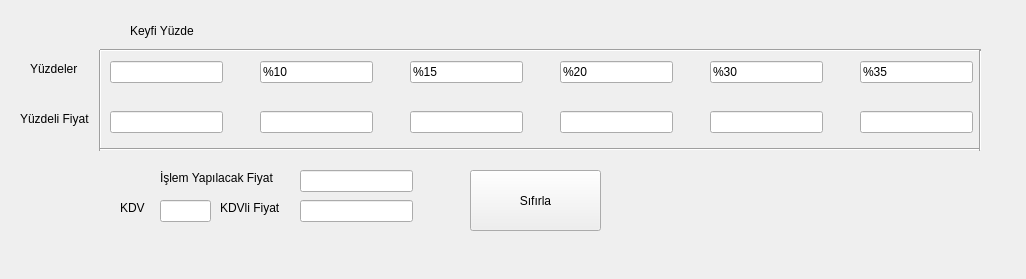
<?xml version="1.0" encoding="UTF-8"?>
<ui version="4.0">
 <class>Form</class>
 <widget class="QWidget" name="Form">
  <property name="geometry">
   <rect>
    <x>0</x>
    <y>0</y>
    <width>1026</width>
    <height>279</height>
   </rect>
  </property>
  <property name="windowTitle">
   <string>Form</string>
  </property>
  <widget class="QLineEdit" name="lineEdit">
   <property name="geometry">
    <rect>
     <x>110</x>
     <y>61</y>
     <width>113</width>
     <height>22</height>
    </rect>
   </property>
   <property name="text">
    <string/>
   </property>
  </widget>
  <widget class="QLineEdit" name="lineEdit_2">
   <property name="geometry">
    <rect>
     <x>260</x>
     <y>61</y>
     <width>113</width>
     <height>22</height>
    </rect>
   </property>
   <property name="text">
    <string>%10</string>
   </property>
  </widget>
  <widget class="QLineEdit" name="lineEdit_3">
   <property name="geometry">
    <rect>
     <x>560</x>
     <y>61</y>
     <width>113</width>
     <height>22</height>
    </rect>
   </property>
   <property name="text">
    <string>%20</string>
   </property>
  </widget>
  <widget class="QLineEdit" name="lineEdit_4">
   <property name="geometry">
    <rect>
     <x>410</x>
     <y>61</y>
     <width>113</width>
     <height>22</height>
    </rect>
   </property>
   <property name="text">
    <string>%15</string>
   </property>
  </widget>
  <widget class="QLineEdit" name="lineEdit_5">
   <property name="geometry">
    <rect>
     <x>110</x>
     <y>111</y>
     <width>113</width>
     <height>22</height>
    </rect>
   </property>
  </widget>
  <widget class="QLineEdit" name="lineEdit_6">
   <property name="geometry">
    <rect>
     <x>260</x>
     <y>111</y>
     <width>113</width>
     <height>22</height>
    </rect>
   </property>
  </widget>
  <widget class="QLineEdit" name="lineEdit_7">
   <property name="geometry">
    <rect>
     <x>560</x>
     <y>111</y>
     <width>113</width>
     <height>22</height>
    </rect>
   </property>
  </widget>
  <widget class="QLineEdit" name="lineEdit_8">
   <property name="geometry">
    <rect>
     <x>410</x>
     <y>111</y>
     <width>113</width>
     <height>22</height>
    </rect>
   </property>
  </widget>
  <widget class="QLineEdit" name="lineEdit_9">
   <property name="geometry">
    <rect>
     <x>860</x>
     <y>61</y>
     <width>113</width>
     <height>22</height>
    </rect>
   </property>
   <property name="text">
    <string>%35</string>
   </property>
  </widget>
  <widget class="QLineEdit" name="lineEdit_10">
   <property name="geometry">
    <rect>
     <x>710</x>
     <y>61</y>
     <width>113</width>
     <height>22</height>
    </rect>
   </property>
   <property name="text">
    <string>%30</string>
   </property>
  </widget>
  <widget class="QLineEdit" name="lineEdit_11">
   <property name="geometry">
    <rect>
     <x>860</x>
     <y>111</y>
     <width>113</width>
     <height>22</height>
    </rect>
   </property>
  </widget>
  <widget class="QLineEdit" name="lineEdit_12">
   <property name="geometry">
    <rect>
     <x>710</x>
     <y>111</y>
     <width>113</width>
     <height>22</height>
    </rect>
   </property>
  </widget>
  <widget class="QPushButton" name="pushButton">
   <property name="geometry">
    <rect>
     <x>470</x>
     <y>170</y>
     <width>131</width>
     <height>61</height>
    </rect>
   </property>
   <property name="text">
    <string>Sıfırla</string>
   </property>
  </widget>
  <widget class="QLabel" name="label">
   <property name="geometry">
    <rect>
     <x>130</x>
     <y>21</y>
     <width>91</width>
     <height>20</height>
    </rect>
   </property>
   <property name="text">
    <string>Keyfi Yüzde</string>
   </property>
  </widget>
  <widget class="QLabel" name="label_2">
   <property name="geometry">
    <rect>
     <x>30</x>
     <y>61</y>
     <width>55</width>
     <height>16</height>
    </rect>
   </property>
   <property name="text">
    <string>Yüzdeler</string>
   </property>
  </widget>
  <widget class="QLabel" name="label_3">
   <property name="geometry">
    <rect>
     <x>20</x>
     <y>111</y>
     <width>81</width>
     <height>16</height>
    </rect>
   </property>
   <property name="text">
    <string>Yüzdeli Fiyat</string>
   </property>
  </widget>
  <widget class="Line" name="line">
   <property name="geometry">
    <rect>
     <x>90</x>
     <y>50</y>
     <width>20</width>
     <height>101</height>
    </rect>
   </property>
   <property name="orientation">
    <enum>Qt::Vertical</enum>
   </property>
  </widget>
  <widget class="Line" name="line_2">
   <property name="geometry">
    <rect>
     <x>100</x>
     <y>42</y>
     <width>881</width>
     <height>16</height>
    </rect>
   </property>
   <property name="orientation">
    <enum>Qt::Horizontal</enum>
   </property>
  </widget>
  <widget class="Line" name="line_3">
   <property name="geometry">
    <rect>
     <x>100</x>
     <y>141</y>
     <width>881</width>
     <height>16</height>
    </rect>
   </property>
   <property name="orientation">
    <enum>Qt::Horizontal</enum>
   </property>
  </widget>
  <widget class="Line" name="line_4">
   <property name="geometry">
    <rect>
     <x>970</x>
     <y>50</y>
     <width>20</width>
     <height>101</height>
    </rect>
   </property>
   <property name="orientation">
    <enum>Qt::Vertical</enum>
   </property>
  </widget>
  <widget class="QLineEdit" name="lineEdit_13">
   <property name="geometry">
    <rect>
     <x>300</x>
     <y>170</y>
     <width>113</width>
     <height>22</height>
    </rect>
   </property>
   <property name="text">
    <string/>
   </property>
  </widget>
  <widget class="QLabel" name="label_4">
   <property name="geometry">
    <rect>
     <x>160</x>
     <y>170</y>
     <width>131</width>
     <height>16</height>
    </rect>
   </property>
   <property name="text">
    <string>İşlem Yapılacak Fiyat</string>
   </property>
  </widget>
  <widget class="QLabel" name="label_5">
   <property name="geometry">
    <rect>
     <x>220</x>
     <y>200</y>
     <width>71</width>
     <height>16</height>
    </rect>
   </property>
   <property name="text">
    <string>KDVli Fiyat</string>
   </property>
  </widget>
  <widget class="QLineEdit" name="lineEdit_14">
   <property name="geometry">
    <rect>
     <x>300</x>
     <y>200</y>
     <width>113</width>
     <height>22</height>
    </rect>
   </property>
   <property name="text">
    <string/>
   </property>
  </widget>
  <widget class="QLineEdit" name="lineEdit_15">
   <property name="geometry">
    <rect>
     <x>160</x>
     <y>200</y>
     <width>51</width>
     <height>22</height>
    </rect>
   </property>
   <property name="text">
    <string/>
   </property>
  </widget>
  <widget class="QLabel" name="label_6">
   <property name="geometry">
    <rect>
     <x>120</x>
     <y>200</y>
     <width>31</width>
     <height>16</height>
    </rect>
   </property>
   <property name="text">
    <string>KDV</string>
   </property>
  </widget>
 </widget>
 <resources/>
 <connections/>
</ui>
